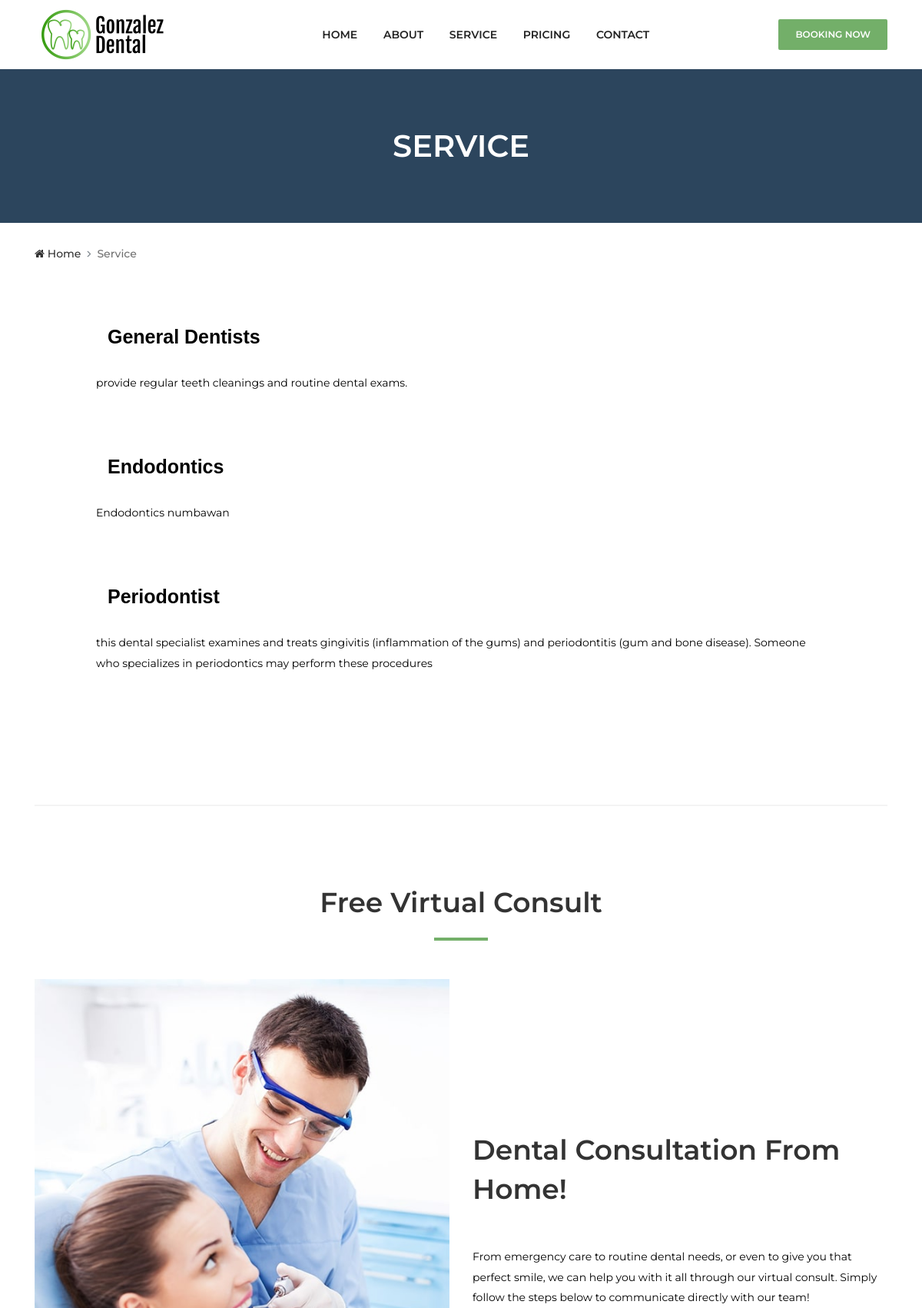
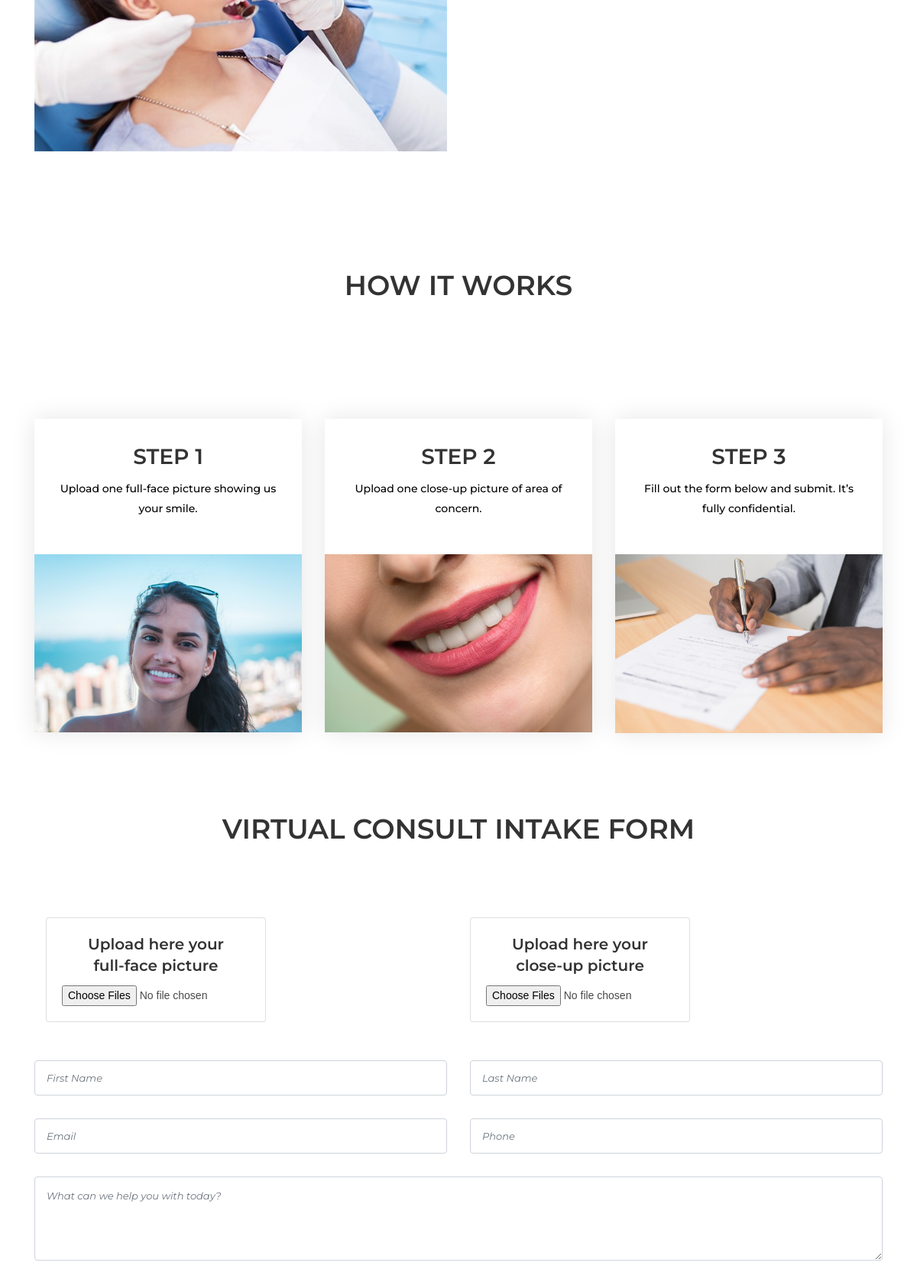
Screenshot of /home/service/ (upper part) with the database file from the repository (2 pictures, top to bottom).
### management/models.py (models this page shows, shortened)
class Department(models.Model):
  department = models.CharField(max_length=60, null = True)
  description = models.TextField()
  date_created = models.DateTimeField(auto_now_add = True, null = True)
  history = HistoricalRecords(cascade_delete_history=True)

### website/views.py (the view)
# urls.py: path('service/', views.service, name='service'),
def service(request):
  department = Department.objects.all()
  department = Department.objects.exclude(department='Staff')
  form = VirtualConsultForm()
  if request.method == "POST":
    form = VirtualConsultForm(request.POST, request.FILES)
    if form.is_valid():
      form.save()
    full_face= request.FILES['full-face']
    close_up = request.FILES['close-up']
    first_name = request.POST['first-name']
    last_name = request.POST['last-name']
    phone = request.POST['phone']
    email = request.POST['email']
    message =  request.POST['message']
    virtualconsult = VirtualConsult.objects.create(
      full_face = full_face,
      close_up = close_up,
      first_name = first_name,
      last_name = last_name,
      phone = phone,
      email = email,
      message = message
    )
    template = render_to_string('emailvc.html',{'fname':first_name,'lname':last_name, 'email':email,'message':message})
    email = EmailMessage(
      subject= f"{first_name} {last_name} from Virtual Consultation - Gonzalez Dental Clinic.",
      body=template,
      from_email= 'geraldlayderos202@gmail.com',
      to = ['axionultra@gmail.com','geraldlayderos202@gmail.com'],
    )
    return render(request,'service.html',{
      'first_name' : first_name,
      'last_name' : last_name,
      'department' : department,
      })
  else:
    return render(request, 'service.html', {'department':department})

### management/context_processors.py (called while the page is built)
def get_notification(request):
    count = BookAppointment.objects.filter(assign_doctor=None).count()
    countVC = VirtualConsult.objects.filter(assign_doctor=None).count()
    data = {
        "count":count,
        "countVC":countVC,
    }
    return data

### website/templates/service.html (shortened to what this page needs)
{% extends 'base.html' %}
{% load static %}
{% block content %}
  <div class="breadcumb-area bg-gradient-overlay">
    <div class="container h-100">
      <div class="row h-100 align-items-center">
        <div class="col-12">
          <h2 class="title">Service</h2>
        </div>
      </div>
    </div>
  </div>
  <div class="breadcumb--con">
    <div class="container">
      <div class="row">
        <div class="col-12">
          <nav aria-label="breadcrumb">
            <ol class="breadcrumb">
              <li class="breadcrumb-item"><a href="{% url 'home' %}"><i class="fa fa-home"></i> Home</a></li>
              <li class="breadcrumb-item active" aria-current="page">Service</li>
            </ol>
          </nav>
        </div>
      </div>
    </div>
  </div>
  {% if first_name %}
  <center>
    <h2>Thanks {{ first_name }} {{ last_name }}!</h2>
    <p>We Received your email and will respond shortly....</p>
    </center>
    <br/>
    {% else %}
  <section class="dento-services-area mt-50 mb-50">
    <div class="container">
      <div class="row justify-content-md-center">
        <div class="col-10">
          {% for department in department %}
          <h3 style="font-size:25px; font-family:'Monserrat',sans-serif; color:black; inline-height:1.4; font-weight:600;">
          {{department.department}}</h3><br>
          <div class="row">
          {{department.description|linebreaks}}<br><br><br><br><br>
          </div>
          {% endfor %}
        </div>
      </div>
    </div>
  </section>
  <div id="news" class="container">
    <div class="dento-border clearfix"></div>
  </div>
  <section  class="dento-blog-area section-padding-100-0 clearfix">
    <div class="container">
      <div class="row">
        <div class="col-12">
          <div class="section-heading text-center">
            <h2>Free Virtual Consult</h2>
            <div class="line"></div>
          </div>
        </div>
      </div>
  </section>
  <section class="dento-about-us-area section-padding-0-0">
    <div class="container">
      <div class="row align-items-center">
        <div class="col-12 col-md-6">
          <div class="about-us-thumbnail mb-50">
            <img src="{% static 'website/img/bg-img/15.jpg' %}" alt="">
          </div>
        </div>
        <div class="col-12 col-md-6">
          <div class="about-us-content mb-50">
            <div class="section-heading">
              <h2> Dental Consultation from home!</h2>
            </div>
            <p>From emergency care to routine dental needs, or even to give you that perfect smile, we can help you with it all through our virtual consult. Simply follow the steps below to communicate directly with our team!</p>
          </div>
        </div>
      </div>
    </div>
  </section>
  <section  class="dento-blog-area section-padding-100-0 clearfix  ">
    <div class="container">
      <div class="row">
        <div class="col-12">
          <div class="section-heading text-center">
            <h2>HOW IT WORKS</h2>
          </div>
        </div>
      </div>
  </section>
  <section class="dento-blog-area section-padding-100-0 clearfix">
    <div class="container">
      <div class="row">
        <div class="col-12 col-md-6 col-lg-4">
          <div class="single-blog-item mb-100">
            <div id="virtual-consult-text" class="blog-content">
              <center><h3>STEP 1</h3>
              <p>Upload one full-face picture showing us your smile.</p></center>
            </div>
              <img src="{% static 'website/img/bg-img/31.jpg' %}" alt="">
          </div>
        </div>
        <div class="col-12 col-md-6 col-lg-4">
          <div class="single-blog-item mb-100">
            <div id="virtual-consult-text" class="blog-content">
              <center><h3>STEP 2</h3>
              <p>Upload one close-up picture of area of concern. </p></center>
            </div>
              <img src="{% static 'website/img/bg-img/29.jpg' %}" alt="">
          </div>
        </div>
        <div class="col-12 col-md-6 col-lg-4">
          <div class="single-blog-item mb-100">
            <div id="virtual-consult-text" class="blog-content">
              <center><h3>STEP 3</h3>
              <p>Fill out the form below and submit. It’s fully confidential.</p></center>
            </div>
              <img src="{% static 'website/img/bg-img/30.jpg' %}" alt="">
          </div>
        </div>
      </div>
    </div>
  </section>
<section  class="dento-blog-area section-padding-0-0 clearfix">
    <div class="container">
      <div class="row">
        <div class="col-12 col-md-center">
          <div class="contact-form text-center">
            <div class="section-heading">
              <h2>VIRTUAL CONSULT INTAKE FORM</h2>
              <br>
            </div>
              <form action="{% url 'service' %}" method="POST"  enctype="multipart/form-data">
            <div class="container" >
              <div class="row justify-content-around">
                <div class="col-lg-6" style="margin-bottom: 50px;">
                  <div class="card" style="width: 18rem;">
                    <div class="card-body">
                      <h5 class="card-title">Upload here your <br>full-face picture</h5>
                      <div class="Neon Neon-theme-dragdropbox">
                        <input name="full-face" id="filer_input2" multiple="multiple" type="file" required>
                        </div>
                      </div>
                    </div>
                  </div>
                <div class="col-lg-6" style="margin-bottom: 50px;">
                  <div class="card" style="width: 18rem;">
                    <div class="card-body">
                      <h5 class="card-title">Upload here your <br>close-up picture</h5>
                      <div class="Neon Neon-theme-dragdropbox">
                        <input name="close-up" id="filer_input2" multiple="multiple" type="file" required>
                      </div>
                    </div>
                  </div>
                </div>
              </div>
            </div>
              <div class="row">
                <div class="col-lg-6">
                  <input type="text" name="first-name" class="form-control mb-30" placeholder="First Name" required>
                </div>
                <div class="col-lg-6">
                  <input type="text" name="last-name" class="form-control mb-30" placeholder="Last Name" required>
                </div>
                <div class="col-lg-6">
                  <input type="email" name="email" class="form-control mb-30" placeholder="Email" required>
                </div>
                <div class="col-lg-6">
                  <input type="tel" name="phone" class="form-control mb-30" placeholder="Phone" required>
                </div>
                <div class="col-12">
                  <textarea name="message" class="form-control mb-30" placeholder="What can we help you with today?" required></textarea>
                </div>
              </div>
              </div>
          </div>
        </div>
      </div>
  </section>
  {% endif %}
{% endblock %}

### static/website/css/style.css (style rules this page uses)
* { margin: 0; padding: 0; }
body { font-family: "Montserrat", sans-serif; font-weight: 400; font-size: 14px; }
h1, h2, h3, h4, h5, h6 { font-family: "Montserrat", sans-serif; color: #333333; line-height: 1.4; font-weight: 600; }
a, a:active, a:focus, a:hover { color: #333333; text-decoration: none; -webkit-transition-duration: 500ms; -o-transition-duration: 500ms; transition-duration: 500ms; outline: none; }
li { list-style: none; }
p { line-height: 1.9; color: #000; font-size: 14px; font-weight: 400; }
img { max-width: 100%; height: auto; }
.bg-gradient-overlay { position: relative; z-index: 1; }
.bg-gradient-overlay::after { position: absolute; content: ""; height: 100%; width: 100%; top: 0; left: 0; z-index: -1; background: #2c455d; }
.mt-50 { margin-top: 50px; }
.mb-30 { margin-bottom: 30px; }
.mb-50 { margin-bottom: 50px; }
.mb-100 { margin-bottom: 100px; }
.section-padding-100-0 { padding-top: 100px; padding-bottom: 0; }
.section-heading { position: relative; z-index: 1; margin-bottom: 50px; }
.section-heading h2 { font-size: 36px; text-transform: capitalize; margin-bottom: 20px; }
.section-heading .line { width: 70px; height: 4px; background-color: #73af69; }
.section-heading.text-center .line { margin: 0 auto; }
.dento-border { position: relative; z-index: 1; width: 100%; height: 2px; background-color: #f4f4f4; }
.breadcumb-area { position: relative; z-index: 1; height: 200px; }
.breadcumb-area .title { font-size: 40px; margin-bottom: 0; color: #ffffff; text-transform: uppercase; text-align: center; }
.breadcumb--con .breadcrumb { padding: 30px 0; margin-bottom: 0; list-style: none; background-color: transparent; border-radius: 0; }
.breadcumb--con .breadcrumb .breadcrumb-item, .breadcumb--con .breadcrumb .breadcrumb-item > a, .breadcumb--con .breadcrumb .breadcrumb-item.active { font-size: 14px; text-transform: capitalize; color: #333333; font-weight: 500; }
.breadcumb--con .breadcrumb .breadcrumb-item.active { color: #707070; }
.breadcumb--con .breadcrumb .breadcrumb-item + .breadcrumb-item::before { content: "\f105"; font-family: 'FontAwesome'; }
.single-blog-item { position: relative; z-index: 1; box-shadow: 0 0 30px 0 rgba(0, 0, 0, 0.1); }
.single-blog-item .blog-content { background-color: #ffffff; padding: 30px; }
.single-blog-item .blog-content p { font-weight: 500; }
.contact-form { position: relative; z-index: 1; }
.contact-form .form-control { width: 100%; height: 46px; padding: 0 15px; font-size: 13px; font-style: italic; }
.contact-form textarea.form-control { height: 110px; padding: 15px; }
.Neon { font-family: sans-serif; font-size: 14px; color: #494949; position: relative; }
.Neon * { -webkit-box-sizing: border-box; -moz-box-sizing: border-box; box-sizing: border-box; }

### static/website/css/default-assets/classy-nav.css (style rules this page uses)
body { font-family: "Roboto", sans-serif; }
img { height: auto; max-width: 100%; }

### rows the page displays
Department: department "General Dentists", description "provide regular teeth cleanings and routine dental exams."
Department: department "Endodontics", description "Endodontics numbawan"
Department: department "Periodontist", description "this dental specialist examines and treats gingivitis (inflammation of the gums) and periodontitis (gum and bone disease). Someone who specializes in periodontics may perform these procedures"
